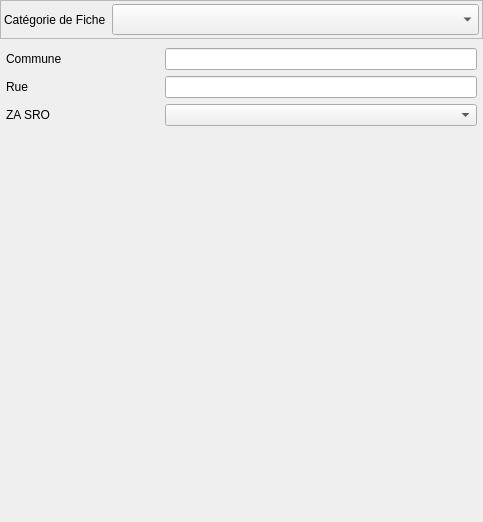
<?xml version="1.0" encoding="UTF-8"?>
<ui version="4.0">
 <class>Form</class>
 <widget class="QWidget" name="Form">
  <property name="geometry">
   <rect>
    <x>0</x>
    <y>0</y>
    <width>483</width>
    <height>522</height>
   </rect>
  </property>
  <property name="windowTitle">
   <string>Form</string>
  </property>
  <layout class="QVBoxLayout" name="verticalLayout_2" stretch="1,20">
   <property name="spacing">
    <number>3</number>
   </property>
   <property name="leftMargin">
    <number>0</number>
   </property>
   <property name="topMargin">
    <number>0</number>
   </property>
   <property name="rightMargin">
    <number>0</number>
   </property>
   <property name="bottomMargin">
    <number>0</number>
   </property>
   <item>
    <widget class="QFrame" name="frame_2">
     <property name="frameShape">
      <enum>QFrame::StyledPanel</enum>
     </property>
     <property name="frameShadow">
      <enum>QFrame::Raised</enum>
     </property>
     <layout class="QGridLayout" name="gridLayout_3" columnstretch="1,10">
      <property name="leftMargin">
       <number>3</number>
      </property>
      <property name="topMargin">
       <number>3</number>
      </property>
      <property name="rightMargin">
       <number>3</number>
      </property>
      <property name="bottomMargin">
       <number>3</number>
      </property>
      <item row="0" column="1">
       <widget class="QComboBox" name="comboBox_groupedes">
        <property name="font">
         <font>
          <pointsize>14</pointsize>
         </font>
        </property>
       </widget>
      </item>
      <item row="0" column="0">
       <widget class="QLabel" name="label_2">
        <property name="text">
         <string>Catégorie de Fiche</string>
        </property>
       </widget>
      </item>
     </layout>
    </widget>
   </item>
   <item>
    <widget class="QStackedWidget" name="stackedWidget">
     <property name="currentIndex">
      <number>0</number>
     </property>
     <widget class="QWidget" name="page_nonconf">
      <layout class="QHBoxLayout" name="horizontalLayout" stretch="10">
       <property name="leftMargin">
        <number>3</number>
       </property>
       <property name="topMargin">
        <number>3</number>
       </property>
       <property name="rightMargin">
        <number>3</number>
       </property>
       <property name="bottomMargin">
        <number>3</number>
       </property>
       <item>
        <widget class="QStackedWidget" name="stackedWidget_nonconf">
         <property name="currentIndex">
          <number>0</number>
         </property>
         <widget class="QWidget" name="page_gen">
          <layout class="QGridLayout" name="gridLayout">
           <property name="leftMargin">
            <number>3</number>
           </property>
           <property name="topMargin">
            <number>3</number>
           </property>
           <property name="rightMargin">
            <number>3</number>
           </property>
           <property name="bottomMargin">
            <number>3</number>
           </property>
           <item row="1" column="1" colspan="2">
            <widget class="QLineEdit" name="lineEdit_rue"/>
           </item>
           <item row="2" column="1" colspan="2">
            <widget class="QComboBox" name="comboBox_zasro"/>
           </item>
           <item row="4" column="0">
            <spacer name="verticalSpacer">
             <property name="orientation">
              <enum>Qt::Vertical</enum>
             </property>
             <property name="sizeHint" stdset="0">
              <size>
               <width>20</width>
               <height>40</height>
              </size>
             </property>
            </spacer>
           </item>
           <item row="0" column="0">
            <widget class="QLabel" name="label">
             <property name="text">
              <string>Commune</string>
             </property>
             <property name="wordWrap">
              <bool>true</bool>
             </property>
            </widget>
           </item>
           <item row="0" column="1" colspan="2">
            <widget class="QLineEdit" name="lineEdit_commune"/>
           </item>
           <item row="2" column="0">
            <widget class="QLabel" name="label_4">
             <property name="text">
              <string>ZA SRO</string>
             </property>
             <property name="wordWrap">
              <bool>true</bool>
             </property>
            </widget>
           </item>
           <item row="1" column="0">
            <widget class="QLabel" name="label_6">
             <property name="text">
              <string>Rue</string>
             </property>
             <property name="wordWrap">
              <bool>true</bool>
             </property>
            </widget>
           </item>
          </layout>
         </widget>
         <widget class="QWidget" name="page_desc">
          <layout class="QVBoxLayout" name="verticalLayout_4">
           <property name="leftMargin">
            <number>0</number>
           </property>
           <property name="topMargin">
            <number>0</number>
           </property>
           <property name="rightMargin">
            <number>0</number>
           </property>
           <property name="bottomMargin">
            <number>0</number>
           </property>
          </layout>
         </widget>
         <widget class="QWidget" name="page_propo">
          <layout class="QVBoxLayout" name="verticalLayout_3"/>
         </widget>
         <widget class="QWidget" name="page_verif">
          <layout class="QVBoxLayout" name="verticalLayout_5"/>
         </widget>
         <widget class="QWidget" name="page_levee">
          <layout class="QVBoxLayout" name="verticalLayout_7"/>
         </widget>
         <widget class="QWidget" name="page_recherche">
          <layout class="QVBoxLayout" name="verticalLayout_8"/>
         </widget>
         <widget class="QWidget" name="page_nouvel"/>
        </widget>
       </item>
      </layout>
     </widget>
     <widget class="QWidget" name="page_misedispo">
      <layout class="QHBoxLayout" name="horizontalLayout_2"/>
     </widget>
    </widget>
   </item>
  </layout>
 </widget>
 <resources>
  <include location="../../resources.qrc"/>
 </resources>
 <connections/>
</ui>
